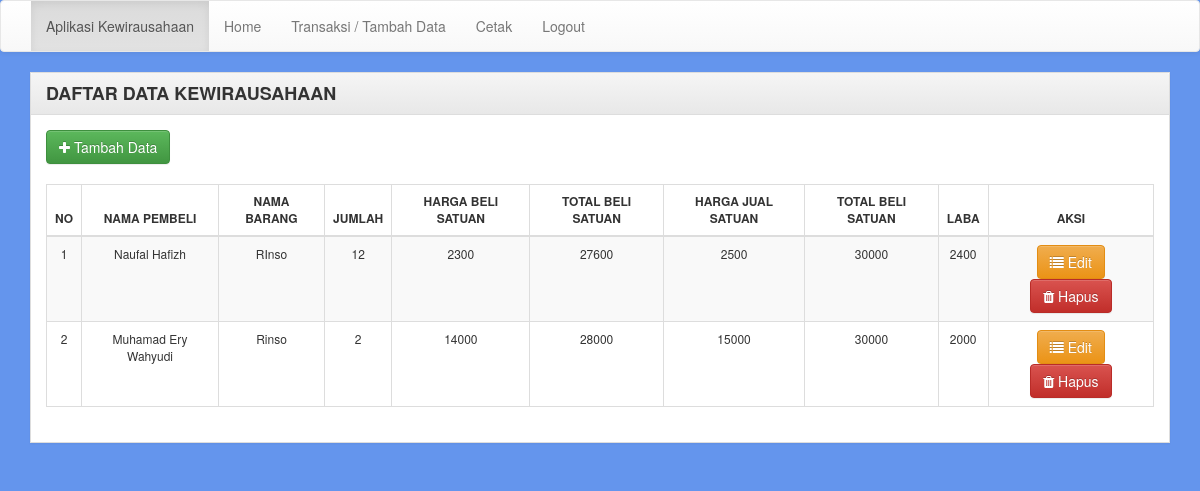
/index.php/transaksi, run on the app's committed database.
### tables this page shows
CREATE TABLE `transaksi` (
  `transaksi_id` int(11) NOT NULL,
  `transaksi_nama_pemesan` varchar(255) NOT NULL,
  `transaksi_nama_brg` varchar(255) NOT NULL,
  `transaksi_jml` int(11) NOT NULL,
  `transaksi_hasat` int(11) NOT NULL,
  `transaksi_total_hasat` int(11) NOT NULL,
  `transaksi_haju` int(11) NOT NULL,
  `transaksi_total_haju` int(11) NOT NULL,
  `laba` int(11) NOT NULL
);

### application/controllers/Transaksi.php (called while the page is built, shortened)
<?php
		class Transaksi extends CI_Controller{
			function __construct(){
				$this->load->model("transaksi_model");
			}
			public function index(){
				$data["query"] = $this->transaksi_model->getALLData();
				$data['content']= "transaksi_view";
				$this->load->view("dashboard_view",$data);
		}
	}
?>

### index.php (called while the page is built, shortened)
<?php
require_once BASEPATH.'core/CodeIgniter.php';

### application/models/Transaksi_model.php (called while the page is built)
<?php
	class Transaksi_model extends CI_Model{
		function getALLData(){
			$this->db->order_by("transaksi_id","DESC");
			$query = $this->db->get("transaksi");
			return $query;
		}
	}
?>

### application/views/transaksi_view.php (the view)
<div class="panel panel-default" style="border-radius: 0px;">
	<div class="panel-heading">
		<h4 style="padding: 0px;margin:0px;"><strong>DAFTAR DATA KEWIRAUSAHAAN</strong></h4>
	</div>
	<div class="panel-body">
		<a href="<?php echo base_url('transaksi/tambah');?>" class="btn btn-success"><i class="fa fa-plus"></i>  Tambah Data</a>
		<br>
		<br>
		<table class="table table-bordered table-striped" style="font-size: 12px;">
			<thead>
				<tr>
					<th class="text-center">NO</th>
					<th class="text-center">NAMA PEMBELI</th>
					<th class="text-center">NAMA BARANG</th>
					<th class="text-center">JUMLAH</th>
					<th class="text-center">HARGA BELI SATUAN</th>
					<th class="text-center">TOTAL BELI SATUAN</th>
					<th class="text-center">HARGA JUAL SATUAN</th>
					<th class="text-center">TOTAL BELI SATUAN</th>
					<th class="text-center">LABA</th>
					<th class="text-center">AKSI</th>
				</tr>
			</thead>
			<tbody class="text-center">
				<?php
				if ($query->num_rows() > 0){
					$no = 0;
					foreach ($query->result() as $row){
						$no++;
						echo '
							<tr>
								<td>'.$no.'</td>
								<td>'.$row->transaksi_nama_pemesan.'</td>
								<td>'.$row->transaksi_nama_brg.'</td>
								<td>'.$row->transaksi_jml.'</td>
								<td>'.$row->transaksi_hasat.'</td>
								<td>'.$row->transaksi_total_hasat.'</td>
								<td>'.$row->transaksi_haju.'</td>
								<td>'.$row->transaksi_total_haju.'</td>
								<td>'.$row->laba.'</td>
								<td>
									<a href="'.base_url('transaksi/edit/'.$row->transaksi_id).'" class="btn btn-warning "><i class="fa fa-list"></i> Edit</a>
									<a href="'.base_url('transaksi/hapus/'.$row->transaksi_id).'" class="btn btn-danger"><i class="fa fa-trash"></i> Hapus</a>
								</td>
							</tr>
						';
					}
				}else{
					echo '
						<tr>
							<td colspan="10" class="text-center">DATA MASIH KOSONG</td>
						</tr>
						';
					}
					?>
			</tbody>
		</table>
	</div>
</div>

### application/views/dashboard_view.php (style rules this page uses)
body { background-color: #6495ED; }

### data on the page
transaksi: transaksi_nama_pemesan "Naufal Hafizh", transaksi_nama_brg "RInso", transaksi_jml "12", transaksi_hasat "2300", transaksi_total_hasat "27600", transaksi_haju "2500", transaksi_total_haju "30000", laba "2400"
transaksi: transaksi_nama_pemesan "Muhamad Ery Wahyudi", transaksi_nama_brg "Rinso", transaksi_jml "2", transaksi_hasat "14000", transaksi_total_hasat "28000", transaksi_haju "15000", transaksi_total_haju "30000", laba "2000"

### other printed values
anchor('#','Aplikasi Kewirausahaan') "Aplikasi Kewirausahaan"
anchor('dashboard','Home') "Home"
anchor('transaksi','Transaksi / Tambah Data') "Transaksi / Tambah Data"
anchor('Cetak','Cetak') "Cetak"
